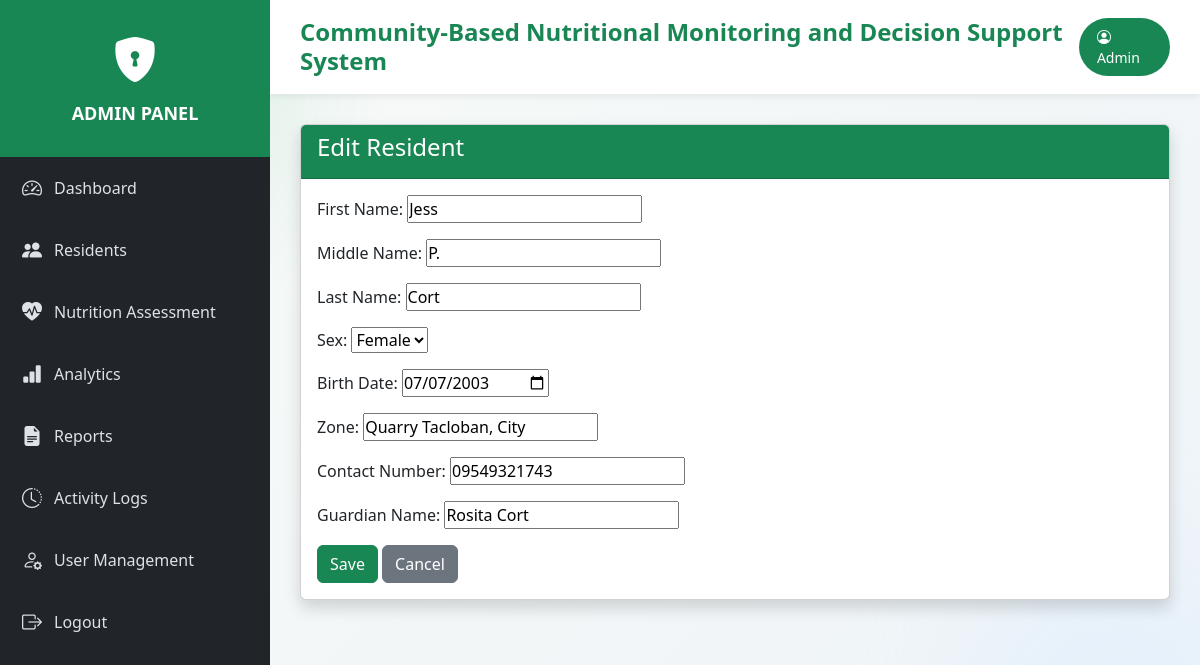
The page /residents/edit/4/ (signed in) on the database its author committed.
### residents/models.py (models this page shows, shortened)
class Resident(models.Model):
    GENDER_CHOICES = [
        ('Male', 'Male'),
        ('Female', 'Female'),
    ]
    resident_id = models.CharField(
        max_length=20,
        unique=True,
        blank=True
    )
    first_name = models.CharField(max_length=100)
    middle_name = models.CharField(
        max_length=100,
        blank=True,
        null=True
    )
    last_name = models.CharField(max_length=100)
    sex = models.CharField(
        max_length=10,
        choices=GENDER_CHOICES
    )
    birth_date = models.DateField()
    address = models.CharField(
        max_length=100
    )
    contact_number = models.CharField(
        max_length=15,
        blank=True,
        null=True
    )
    guardian_name = models.CharField(
        max_length=150,
        blank=True,
        null=True
    )
    created_by = models.ForeignKey(
    settings.AUTH_USER_MODEL,
    on_delete=models.SET_NULL,
    null=True,
    blank=True,
    related_name='created_residents')
    created_at = models.DateTimeField(auto_now_add=True)
    updated_at = models.DateTimeField(auto_now=True)
    class Meta:
        ordering = [
            'last_name',
            'first_name'
        ]

### residents/views.py (the view)
# urls.py: path('edit/<int:pk>/', views.edit_resident, name='edit_resident'),
@login_required(login_url='login')
def edit_resident(request, pk):
    resident = get_object_or_404(
        Resident,
        pk=pk
    )
    if request.method == 'POST':
        form = ResidentForm(
            request.POST,
            instance=resident
        )
        if form.is_valid():
            resident = form.save(
                commit=False
            )
            if resident.created_by_id is None:
                resident.created_by = request.user
            resident.save()
            ActivityLog.objects.create(
                user=request.user,
                role=(
                    "Admin"
                    if request.user.is_superuser
                    else "Staff"
                ),
                action="Edit Resident",
                description=(
                    f"Updated resident "
                    f"{resident.first_name} "
                    f"{resident.last_name}"
                )
            )
            return redirect(
                'resident_list'
            )
    else:
        form = ResidentForm(
            instance=resident
        )
    context = {
        'form': form,
        'title': 'Edit Resident'
    }
    return render(
        request,
        get_template(
            request,
            'residents/resident_form.html',
            'admin_residents/resident_form.html'
        ),
        context
    )

### residents/forms.py
class ResidentForm(forms.ModelForm):
    class Meta:
        model = Resident
        fields = [
            'first_name',
            'middle_name',
            'last_name',
            'sex',
            'birth_date',
            'address',
            'contact_number',
            'guardian_name',
        ]
        labels = {
            'first_name': 'First Name',
            'middle_name': 'Middle Name',
            'last_name': 'Last Name',
            'sex': 'Sex',
            'birth_date': 'Birth Date',
            'address': 'Zone',
            'contact_number': 'Contact Number',
            'guardian_name': 'Guardian Name',
        }
        widgets = {
            'birth_date': forms.DateInput(
                attrs={
                    'type': 'date'
                }
            ),
            'address': forms.TextInput(
                attrs={
                    'placeholder': 'Enter Zone (e.g. Zone 1)'
                }
            ),
        }

### residents/views.py (called while the page is built)
def get_template(request, staff_template, admin_template):
    if request.user.is_superuser:
        return admin_template
    return staff_template

### templates/admin_residents/resident_form.html (shortened to what this page needs)
{% extends 'base_admin.html' %}
{% block content %}
<div class="card shadow">
    <div class="card-header bg-success text-white">
        <h4>{{ title|default:"Add Resident" }}</h4>
    </div>
    <div class="card-body">
        <form method="POST">
            {{ form.as_p }}
            <button type="submit" class="btn btn-success">
                Save
            </button>
            <a href="{% url 'resident_list' %}" class="btn btn-secondary">
                Cancel
            </a>
        </form>
    </div>
</div>
{% endblock %}

### templates/base_admin.html (shortened to what this page needs)
<!DOCTYPE html>
<html lang="en">
<head>
    <link href="https://cdn.jsdelivr.net/npm/bootstrap@5.3.3/dist/css/bootstrap.min.css"
          rel="stylesheet">
    <link href="https://cdn.jsdelivr.net/npm/bootstrap-icons@1.11.3/font/bootstrap-icons.css"
          rel="stylesheet">
</head>
<body>
<div class="sidebar">
    <div class="logo">
        <i class="bi bi-shield-lock-fill"></i>
        <h4>
            ADMIN PANEL
        </h4>
    </div>
    <a href="{% url 'admin_dashboard' %}">
        <i class="bi bi-speedometer2"></i>
        <span>Dashboard</span>
    </a>
    <a href="{% url 'admin_resident_list' %}">
        <i class="bi bi-people-fill"></i>
        <span>Residents</span>
    </a>
    <a href="{% url 'assessment_list' %}">
        <i class="bi bi-heart-pulse-fill"></i>
        <span>Nutrition Assessment</span>
    </a>
    <a href="{% url 'analytics' %}">
        <i class="bi bi-bar-chart-fill"></i>
        <span>Analytics</span>
    </a>
    <a href="{% url 'report_dashboard' %}">
    <i class="bi bi-file-earmark-text-fill"></i>
    <span>Reports</span>
</a>
<a href="{% url 'activity_logs' %}">
    <i class="bi bi-clock-history"></i>
    <span>Activity Logs</span>
</a>
<a href="{% url 'user_list' %}">
    <i class="bi bi-person-gear"></i>
    <span>User Management</span>
</a>
    <a href="{% url 'logout' %}">
        <i class="bi bi-box-arrow-right"></i>
        <span>Logout</span>
    </a>
</div>
<div class="content">
    <div class="topbar">
        <div class="d-flex justify-content-between align-items-center">
            <h4>
                Community-Based Nutritional Monitoring and Decision Support System
            </h4>
            <div class="user-badge">
                <i class="bi bi-person-circle"></i>
                {{ request.user.username }}
            </div>
        </div>
    </div>
    <div class="main-content">
        {% block content %}
        {% endblock %}
    </div>
</div>
</body>
</html>

### templates/base_admin.html (style rules this page uses)
* { margin:0; padding:0; box-sizing:border-box; font-family:'Segoe UI',sans-serif; }
body { background: radial-gradient(circle at top left, rgba(25, 135, 84, 0.14), transparent 28%), linear-gradient(135deg, #f8fbf8 0%, #f2f6f7 55%, #eef4fa 100%); color:#243447; overflow-x:hidden; }
body::before, body::after { content:''; position:fixed; border-radius:50%; filter:blur(70px); opacity:.35; pointer-events:none; z-index:0; }
body::before { width:280px; height:280px; top:-60px; left:-60px; background:#9be6b3; }
body::after { width:260px; height:260px; right:-40px; bottom:-40px; background:#cfe8ff; }
.sidebar { position:fixed; top:0; left:0; width:270px; height:100vh; background:#212529; color:white; z-index:1000; }
.logo { background:#198754; padding:25px; text-align:center; }
.logo i { font-size:45px; }
.logo h4 { margin-top:10px; font-size:18px; font-weight:bold; color:white; }
.sidebar a { display:flex; align-items:center; gap:12px; padding:16px 22px; color:#dee2e6; text-decoration:none; transition:.3s; }
.sidebar a i { font-size:20px; }
.content { margin-left:270px; min-height:100vh; }
.topbar { background:white; padding:18px 30px; box-shadow:0 2px 8px rgba(0,0,0,.08); }
.topbar h4 { color:#198754; margin:0; font-weight:700; }
.content, .main-content { position:relative; z-index:1; }
.main-content { padding:30px; background:transparent; }
.user-badge { background:#198754; color:white; padding:8px 18px; border-radius:30px; font-size:14px; }

### rows shown on the page
Resident: first_name "Jess", middle_name "P.", last_name "Cort", sex "Female", birth_date "07/07/2003", address "Quarry Tacloban, City", contact_number "09549321743", guardian_name "Rosita Cort"

### other values the page prints
{{ request.user.username }} "Admin"
{{ title|default:"Add Resident" }} "Edit Resident"
